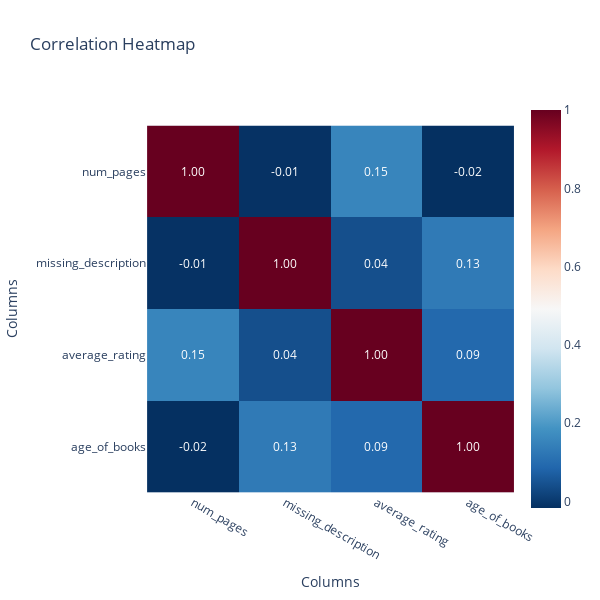

Notebook cell for this chart:
### Code cell
heatmap_fig = px.imshow(corr_matrix, labels=dict(x="Columns", y="Columns"), title="Correlation Heatmap",
                        color_continuous_scale='RdBu_r', text_auto='.2f', width=600, height=600)

heatmap_fig.show()

### Figure 1 — Plotly figure (JSON) as saved in the notebook; plotly's stock layout.template omitted (floating-point values rounded to 4 significant figures)
{"data": [{"coloraxis": "coloraxis", "name": "0", "texttemplate": "%{z:.2f}", "x": ["num_pages", "missing_description", "average_rating", "age_of_books"], "y": ["num_pages", "missing_description", "average_rating", "age_of_books"], "z": [[1.0, -0.01232, 0.1546, -0.01662], [-0.01232, 1.0, 0.04153, 0.1307], [0.1546, 0.04153, 1.0, 0.09164], [-0.01662, 0.1307, 0.09164, 1.0]], "type": "heatmap", "xaxis": "x", "yaxis": "y", "hovertemplate": "Columns: %{x}<br>Columns: %{y}<br>color: %{z}<extra></extra>"}], "layout": {"xaxis": {"anchor": "y", "domain": [0.0, 1.0], "scaleanchor": "y", "constrain": "domain", "title": {"text": "Columns"}}, "yaxis": {"anchor": "x", "domain": [0.0, 1.0], "autorange": "reversed", "constrain": "domain", "title": {"text": "Columns"}}, "coloraxis": {"colorscale": [[0.0, "rgb(5,48,97)"], [0.1, "rgb(33,102,172)"], [0.2, "rgb(67,147,195)"], [0.3, "rgb(146,197,222)"], [0.4, "rgb(209,229,240)"], [0.5, "rgb(247,247,247)"], [0.6, "rgb(253,219,199)"], [0.7, "rgb(244,165,130)"], [0.8, "rgb(214,96,77)"], [0.9, "rgb(178,24,43)"], [1.0, "rgb(103,0,31)"]]}, "title": {"text": "Correlation Heatmap"}, "height": 600, "width": 600}}
